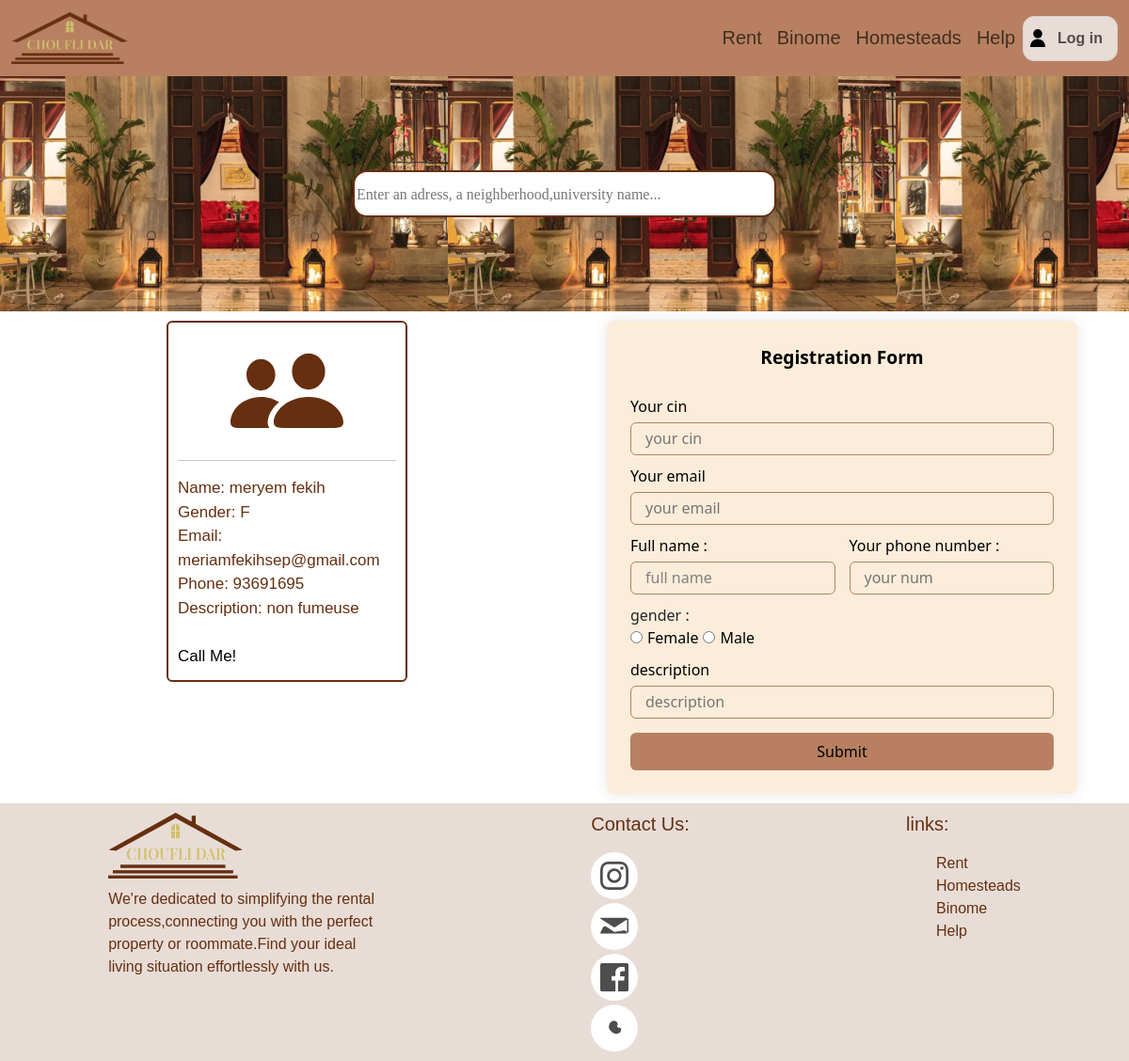
/binome.php, run on the app's committed database.
### tables this page shows
CREATE TABLE `binome` (
  `cin` int(11) NOT NULL,
  `name` varchar(20) NOT NULL,
  `tel` int(8) NOT NULL,
  `mail` varchar(50) NOT NULL,
  `gender` enum('F','M') NOT NULL,
  `description` varchar(500) NOT NULL,
  `pic` text NOT NULL,
  `datepost` date NOT NULL
);

### binomee.php (the view, shortened to what this page needs)
<?php
include './connectDB.php';
$req1 = "SELECT * FROM binome";
$rep1 = $conn->query($req1);
if ($rep1->num_rows > 0) {
    while ($row = $rep1->fetch_assoc()) {
        $name = $row["name"];
        $phone = $row["tel"];
        $email = $row["mail"];
        $gender = $row["gender"];
        $desc = $row["description"];
?>
        <div class="card">
            <div class="houseicon">
            </div>
            <hr>
            <div class="desccard">
                Name: <?php echo $name; ?><br>
                Gender: <?php echo $gender; ?> <br>
                Email: <?php echo $email; ?> <br>
                Phone: <?php echo $phone; ?> <br>
                Description: <?php echo $desc; ?> <br>
                <br>
                <button id="rentme" onclick="showForm()">Call Me!</button>
            </div>
        </div>
<?php
    }
} else {
    echo "<div card style='background-color: #662F10; padding: 20px; border-radius: 10px;'>
    <p>there are no binome.</p><a href='javascript:history.back()' style='text-decoration: none; color: #E8DCD6;'>Retour</a>
  </div>";
}
?>

### acceuil.css (style rules this page uses)
.houseicon { height: 120px; width: 120px; align-self: center; }
.desccard { color: #662F10; font-family: 'Franklin Gothic Medium', 'Arial Narrow', Arial, sans-serif; font-size: 17px; }
.card { border: #662F10 solid 2px; width:16em; padding:10px; height: 24em; }
button { position: relative; display: inline-block; cursor: pointer; outline: none; border: 0; vertical-align: middle; text-decoration: none; background: transparent; padding: 0; font-size: inherit; font-family: inherit; }

### proprietaire.css (style rules this page uses)
.houseicon { height: 120px; width: 120px; align-self: center; }
.desccard { color: #662F10; font-family: 'Franklin Gothic Medium', 'Arial Narrow', Arial, sans-serif; font-size: 17px; }
.card { border: #662F10 solid 2px; width:16em; padding:10px; height: 24em; }

### data on the page
binome: name "meryem fekih", gender "F", mail "meriamfekihsep@gmail.com", tel "93691695", description "non fumeuse"
